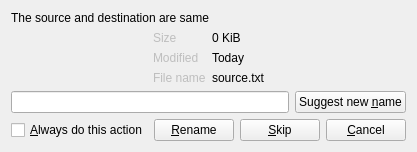
<?xml version="1.0" encoding="UTF-8"?>
<ui version="4.0">
 <class>fileIsSameDialog</class>
 <widget class="QWidget" name="fileIsSameDialog">
  <property name="geometry">
   <rect>
    <x>0</x>
    <y>0</y>
    <width>378</width>
    <height>148</height>
   </rect>
  </property>
  <property name="windowTitle">
   <string>This files are the same file</string>
  </property>
  <layout class="QVBoxLayout" name="verticalLayout">
   <item>
    <widget class="QLabel" name="label">
     <property name="text">
      <string>The source and destination are same</string>
     </property>
    </widget>
   </item>
   <item>
    <layout class="QHBoxLayout" name="horizontalLayout">
     <item>
      <spacer name="horizontalSpacer_3">
       <property name="orientation">
        <enum>Qt::Horizontal</enum>
       </property>
       <property name="sizeHint" stdset="0">
        <size>
         <width>40</width>
         <height>20</height>
        </size>
       </property>
      </spacer>
     </item>
     <item>
      <layout class="QFormLayout" name="formLayout_2">
       <item row="0" column="0">
        <widget class="QLabel" name="label_size">
         <property name="enabled">
          <bool>false</bool>
         </property>
         <property name="text">
          <string>Size</string>
         </property>
        </widget>
       </item>
       <item row="0" column="1">
        <widget class="QLabel" name="label_content_size">
         <property name="text">
          <string notr="true">0 KiB</string>
         </property>
        </widget>
       </item>
       <item row="1" column="0">
        <widget class="QLabel" name="label_modified">
         <property name="enabled">
          <bool>false</bool>
         </property>
         <property name="text">
          <string>Modified</string>
         </property>
        </widget>
       </item>
       <item row="1" column="1">
        <widget class="QLabel" name="label_content_modified">
         <property name="text">
          <string notr="true">Today</string>
         </property>
        </widget>
       </item>
       <item row="2" column="0">
        <widget class="QLabel" name="label_file_name">
         <property name="enabled">
          <bool>false</bool>
         </property>
         <property name="text">
          <string>File name</string>
         </property>
        </widget>
       </item>
       <item row="2" column="1">
        <widget class="QLabel" name="label_content_file_name">
         <property name="text">
          <string notr="true">source.txt</string>
         </property>
        </widget>
       </item>
      </layout>
     </item>
     <item>
      <spacer name="horizontalSpacer_2">
       <property name="orientation">
        <enum>Qt::Horizontal</enum>
       </property>
       <property name="sizeHint" stdset="0">
        <size>
         <width>40</width>
         <height>20</height>
        </size>
       </property>
      </spacer>
     </item>
    </layout>
   </item>
   <item>
    <spacer name="verticalSpacer">
     <property name="orientation">
      <enum>Qt::Vertical</enum>
     </property>
     <property name="sizeHint" stdset="0">
      <size>
       <width>20</width>
       <height>40</height>
      </size>
     </property>
    </spacer>
   </item>
   <item>
    <layout class="QHBoxLayout" name="horizontalLayout_3">
     <item>
      <widget class="QLineEdit" name="lineEditNewName">
       <property name="text">
        <string notr="true"/>
       </property>
       <property name="placeholderText">
        <string notr="true"/>
       </property>
      </widget>
     </item>
     <item>
      <widget class="QPushButton" name="SuggestNewName">
       <property name="text">
        <string>Suggest new &amp;name</string>
       </property>
      </widget>
     </item>
    </layout>
   </item>
   <item>
    <layout class="QHBoxLayout" name="horizontalLayout_4">
     <item>
      <widget class="QCheckBox" name="checkBoxAlways">
       <property name="text">
        <string>&amp;Always do this action</string>
       </property>
      </widget>
     </item>
     <item>
      <spacer name="horizontalSpacer">
       <property name="orientation">
        <enum>Qt::Horizontal</enum>
       </property>
       <property name="sizeHint" stdset="0">
        <size>
         <width>40</width>
         <height>20</height>
        </size>
       </property>
      </spacer>
     </item>
     <item>
      <widget class="QPushButton" name="Rename">
       <property name="text">
        <string>&amp;Rename</string>
       </property>
      </widget>
     </item>
     <item>
      <widget class="QPushButton" name="Skip">
       <property name="text">
        <string>&amp;Skip</string>
       </property>
      </widget>
     </item>
     <item>
      <widget class="QPushButton" name="Cancel">
       <property name="text">
        <string>&amp;Cancel</string>
       </property>
      </widget>
     </item>
    </layout>
   </item>
  </layout>
 </widget>
 <resources/>
 <connections/>
</ui>
